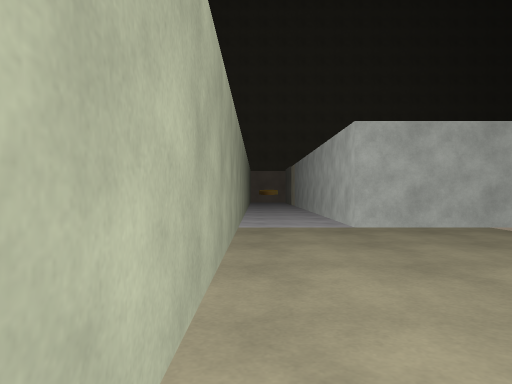
[1] (above)

24 first-person views from a walk through a 3-D level made in the Unity game engine. The camera is 1.4 m above the floor, looks level and sees 70° across. The floor is counted in squares, 2 m on a side. Each view is taken from the middle of a square. On the plan, view 1 faces up. The plan holds only what a view shows up to about 11 squares ahead; the rest is blank. The place goes on beyond the plan. The player character is not drawn. Some surface patterns are stand-ins.

[2]
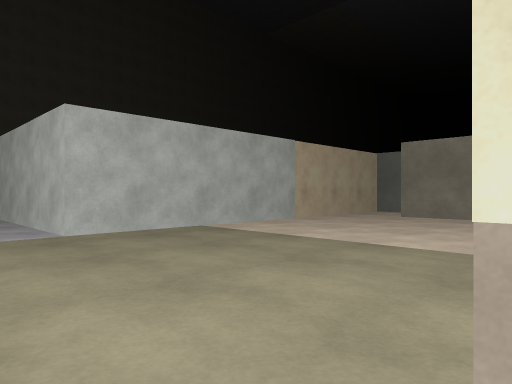

[3]
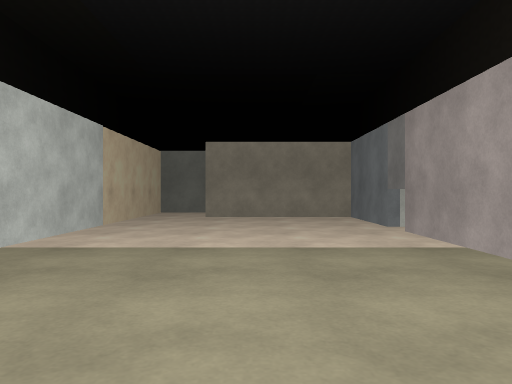

[4]
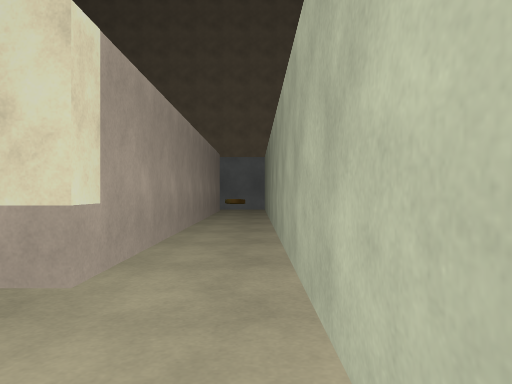

[5]
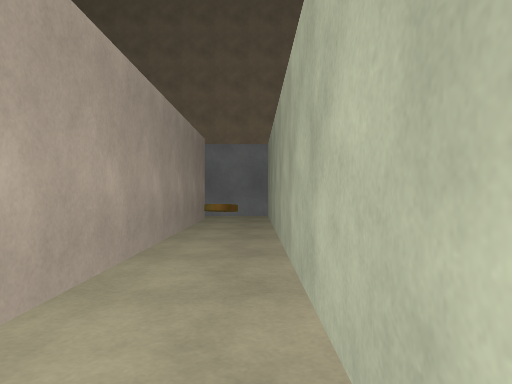

[6]
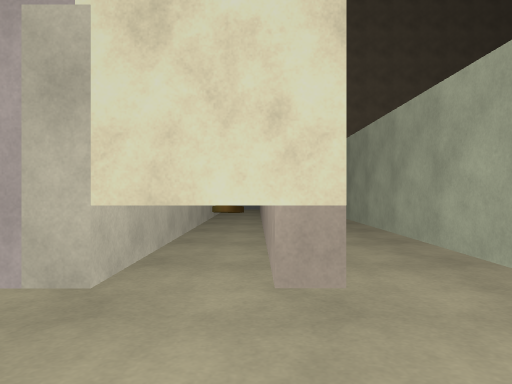

[7]
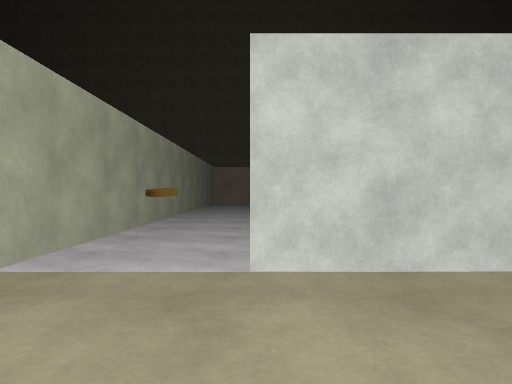

[8]
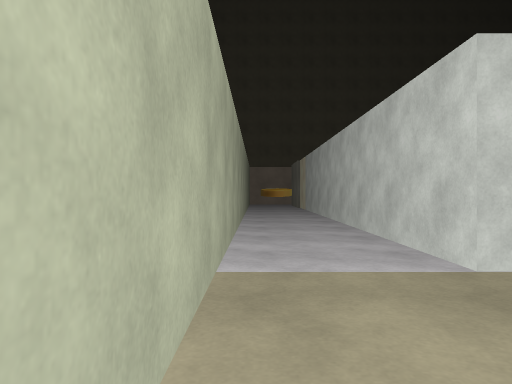

[9]
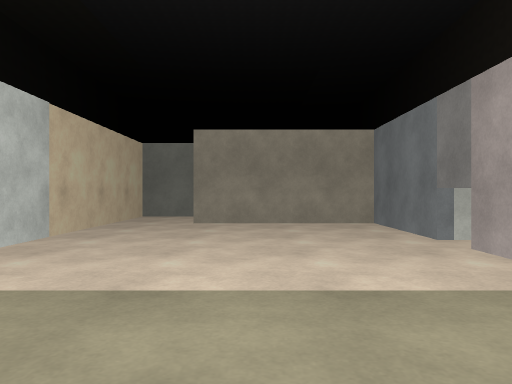

[10]
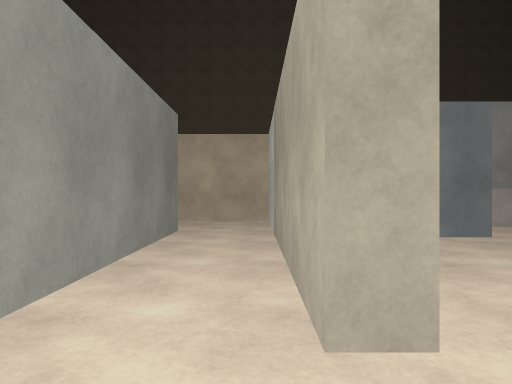

[11]
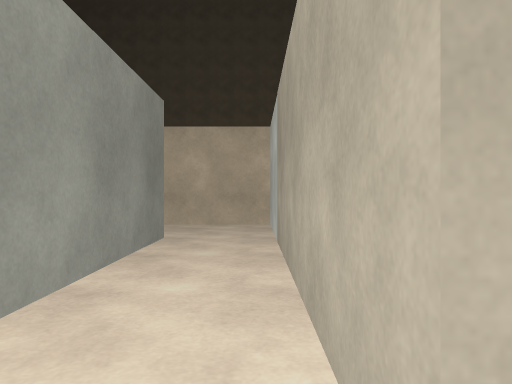

[12]
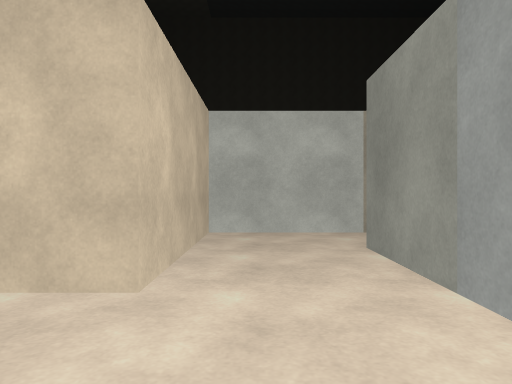

[13]
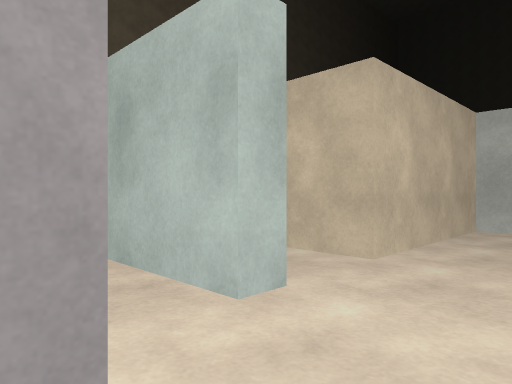

[14]
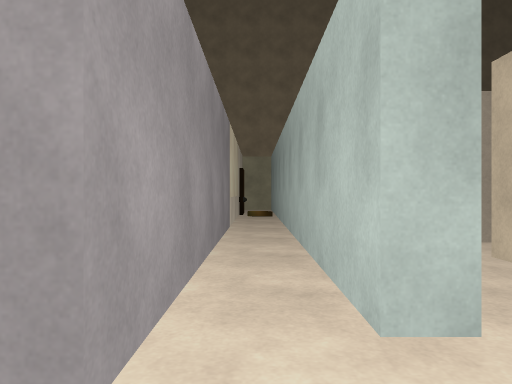

[15]
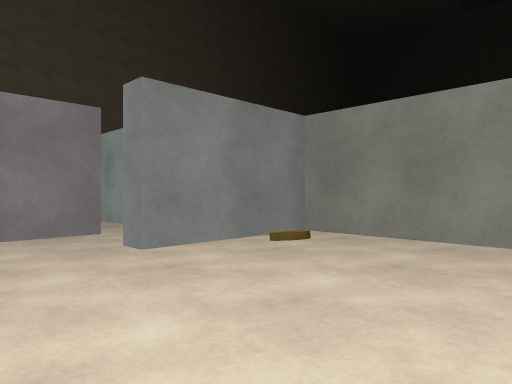

[16]
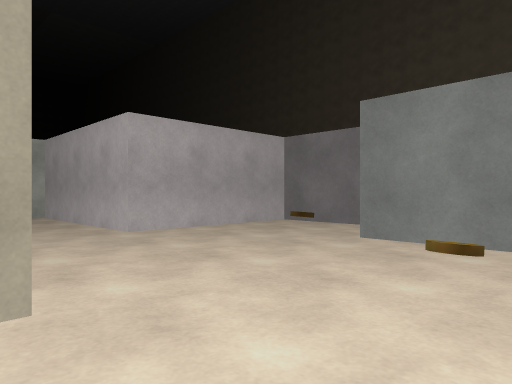

[17]
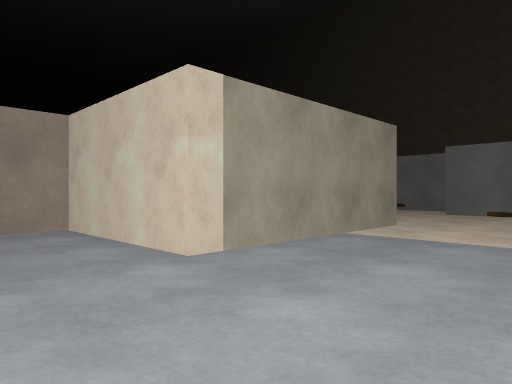

[18]
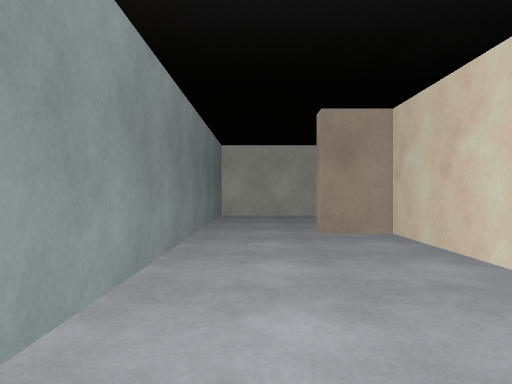

[19]
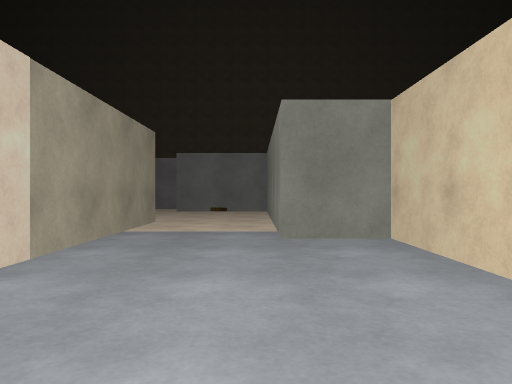

[20]
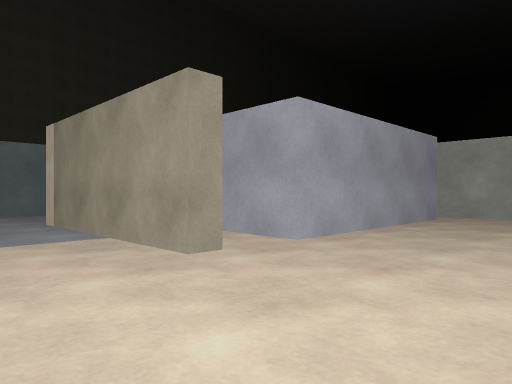

[21]
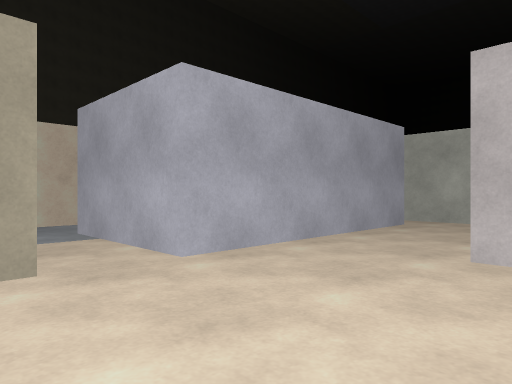

[22]
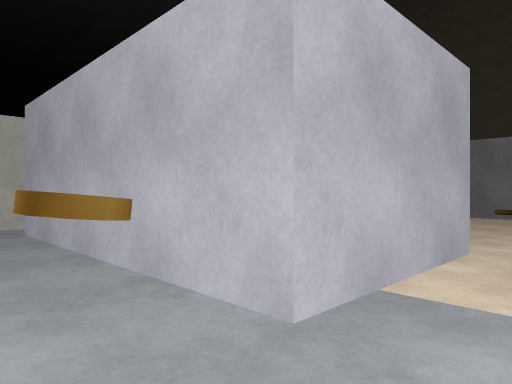

[23]
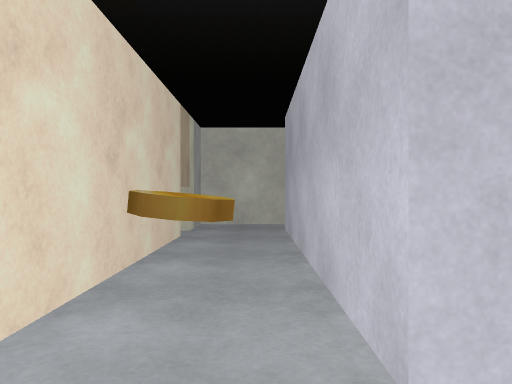

[24]
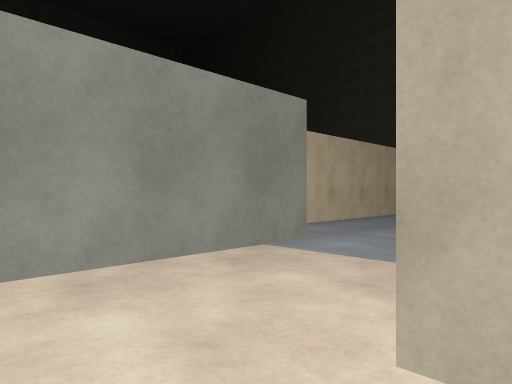

### Floor plan
Points are (right, up) in squares from view 1. A wall is a line through its corners. A room is listed if a view was taken in it or the views show most of it. See-through windows are left out.
Room 1 (views 1, 2, 3, 4, 5, 6, 7, 8, 9)
walls: (9.4, 7.2) (2, 7.2) (2, 14.5); (-0.4, 14.4) (-0.4, -10.7) (1.5, -10.7); (1.3, -9.5) (1.3, 1.3) (10.2, 1.3) (10.2, 5.4)
ways out: opening at (10, 6.5) to room 2; opening at (1, -10)
Room 2 (views 10, 11)
walls: (10.2, 5.4) (10.7, 5.4) (10.7, -1.8) (14.6, -1.8); (15.1, 0.4) (12.4, 0.4) (12.4, 7.2) (9.4, 7.2)
ways out: opening at (10, 6.5) to room 1; opening at (13.5, -0.5) to room 5
Room 3 (view 12)
walls: (16.4, -1.8) (16.4, -11); (17.5, -10.9) (17.5, -1.1)
ways out: opening at (17, 0) to room 4
objects: other object (17, -8)
Room 4 (views 13, 14, 15, 16, 17, 18, 19, 20, 21, 22, 23, 24)
walls: (17.9, 5.4) (17.4, 5.4) (17.4, 10.7) (21.1, 10.7) (21.1, 11.9) (21.6, 11.9); (24.9, 5.4) (19.2, 5.4) (19.2, 8.5) (24.8, 8.5); (24.5, 10.2) (19, 10.2); (26, 11.1) (26, 14) (16.4, 14); (17.5, -1.1) (21.1, -1.1) (21.1, 3.1) (26, 3.1) (26, 5.9); (15.9, -1.8) (16.4, -1.8); (13, 14.5) (13, 8.5) (14.6, 8.5) (14.6, 0.9) (17.8, 0.9) (17.8, 0.4)
ways out: opening at (17, 0) to room 3; opening at (16, -0.5) to room 5; opening at (25, 7.5)
objects: other object (16, 2); other object (20, 0)
Room 5 (no view inside)
walls: (14.6, -1.8) (14.6, -3)
ways out: opening at (13.5, -0.5) to room 2; opening at (16, -0.5) to room 4

Where each view was taken, in squares from view 1:
view 1: 0 up, 0 right, facing up
view 2: 1 up, 0 right, facing up-right
view 3: 4 up, 0 right, facing right
view 4: 4 up, 0 right, facing down
view 5: 0 up, 0 right, facing down
view 6: 4 up, 2 right, facing down
view 7: 4 up, 2 right, facing up
view 8: 4 up, 0 right, facing up
view 9: 4 up, 2 right, facing right
view 10: 7 up, 11 right, facing down
view 11: 6 up, 11 right, facing down
view 12: 1 down, 17 right, facing left
view 13: 0 up, 18 right, facing down-left
view 14: 0 up, 17 right, facing down
view 15: 5 up, 20 right, facing down-left
view 16: 6 up, 15 right, facing down-right
view 17: 13 up, 14 right, facing down-right
view 18: 13 up, 15 right, facing right
view 19: 14 up, 15 right, facing down
view 20: 2 up, 15 right, facing up-right
view 21: 2 up, 17 right, facing up-right
view 22: 10 up, 18 right, facing down-right
view 23: 9 up, 18 right, facing right
view 24: 4 up, 18 right, facing up-left
